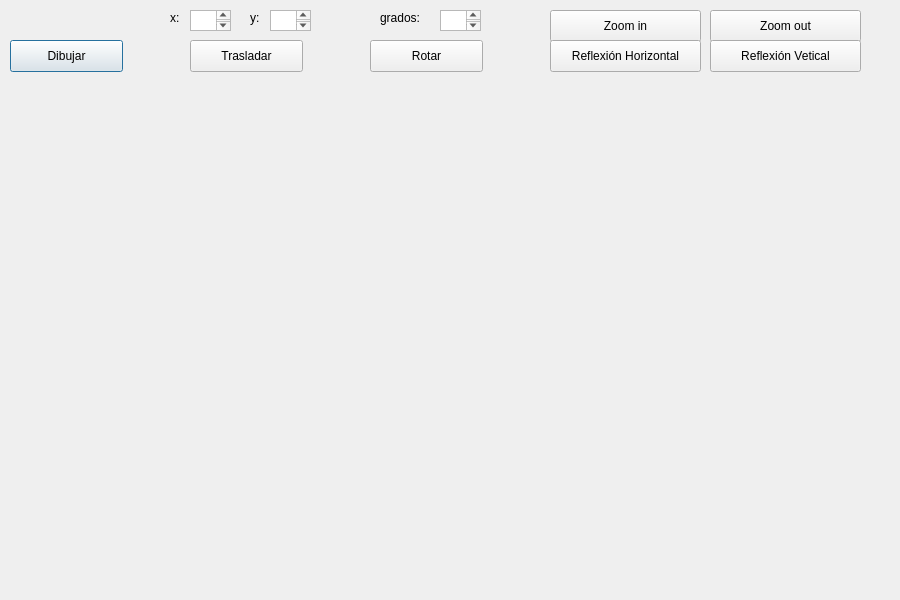
<?xml version="1.0" encoding="UTF-8"?>
<ui version="4.0">
 <class>PrismaRec</class>
 <widget class="QDialog" name="PrismaRec">
  <property name="geometry">
   <rect>
    <x>0</x>
    <y>0</y>
    <width>900</width>
    <height>600</height>
   </rect>
  </property>
  <property name="windowTitle">
   <string>Prisma Rectangular</string>
  </property>
  <widget class="QPushButton" name="pushButton">
   <property name="geometry">
    <rect>
     <x>10</x>
     <y>40</y>
     <width>113</width>
     <height>32</height>
    </rect>
   </property>
   <property name="text">
    <string>Dibujar</string>
   </property>
  </widget>
  <widget class="QLabel" name="label_4">
   <property name="geometry">
    <rect>
     <x>250</x>
     <y>10</y>
     <width>51</width>
     <height>16</height>
    </rect>
   </property>
   <property name="text">
    <string>y:</string>
   </property>
  </widget>
  <widget class="QTextEdit" name="boxYinicio">
   <property name="geometry">
    <rect>
     <x>270</x>
     <y>10</y>
     <width>41</width>
     <height>21</height>
    </rect>
   </property>
  </widget>
  <widget class="QPushButton" name="pushButton_2">
   <property name="geometry">
    <rect>
     <x>190</x>
     <y>40</y>
     <width>113</width>
     <height>32</height>
    </rect>
   </property>
   <property name="text">
    <string>Trasladar</string>
   </property>
  </widget>
  <widget class="QLabel" name="label_3">
   <property name="geometry">
    <rect>
     <x>170</x>
     <y>10</y>
     <width>41</width>
     <height>16</height>
    </rect>
   </property>
   <property name="text">
    <string>x:</string>
   </property>
  </widget>
  <widget class="QTextEdit" name="boxXinicio">
   <property name="geometry">
    <rect>
     <x>190</x>
     <y>10</y>
     <width>41</width>
     <height>21</height>
    </rect>
   </property>
  </widget>
  <widget class="QPushButton" name="pushButton_5">
   <property name="geometry">
    <rect>
     <x>550</x>
     <y>10</y>
     <width>151</width>
     <height>32</height>
    </rect>
   </property>
   <property name="text">
    <string>Zoom in</string>
   </property>
  </widget>
  <widget class="QPushButton" name="pushButton_3">
   <property name="geometry">
    <rect>
     <x>370</x>
     <y>40</y>
     <width>113</width>
     <height>32</height>
    </rect>
   </property>
   <property name="text">
    <string>Rotar</string>
   </property>
  </widget>
  <widget class="QPushButton" name="pushButton_6">
   <property name="geometry">
    <rect>
     <x>550</x>
     <y>40</y>
     <width>151</width>
     <height>32</height>
    </rect>
   </property>
   <property name="text">
    <string>Reflexión Horizontal</string>
   </property>
  </widget>
  <widget class="QPushButton" name="pushButton_4">
   <property name="geometry">
    <rect>
     <x>710</x>
     <y>10</y>
     <width>151</width>
     <height>32</height>
    </rect>
   </property>
   <property name="text">
    <string>Zoom out</string>
   </property>
  </widget>
  <widget class="QPushButton" name="pushButton_7">
   <property name="geometry">
    <rect>
     <x>710</x>
     <y>40</y>
     <width>151</width>
     <height>32</height>
    </rect>
   </property>
   <property name="text">
    <string>Reflexión Vetical</string>
   </property>
  </widget>
  <widget class="QTextEdit" name="boxGrados">
   <property name="geometry">
    <rect>
     <x>440</x>
     <y>10</y>
     <width>41</width>
     <height>21</height>
    </rect>
   </property>
  </widget>
  <widget class="QLabel" name="label_5">
   <property name="geometry">
    <rect>
     <x>380</x>
     <y>10</y>
     <width>51</width>
     <height>16</height>
    </rect>
   </property>
   <property name="text">
    <string>grados:</string>
   </property>
  </widget>
 </widget>
 <resources/>
 <connections/>
</ui>
